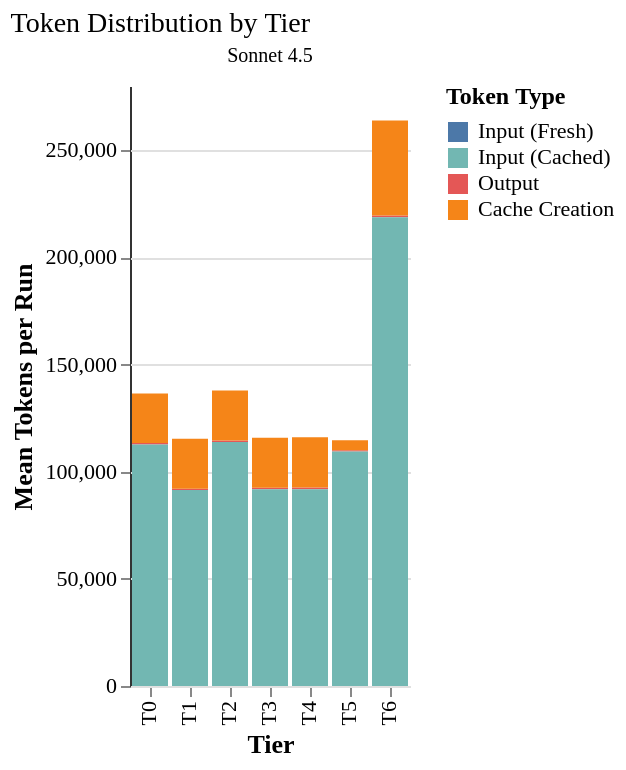

Write the Vega-Lite specification saved for this chart.
### Vega-Lite specification from a JSON file in a GitHub repository (floating-point values rounded to 4 significant figures)
{"config": {"font": "serif", "axis": {"labelFontSize": 11, "titleFontSize": 13, "gridColor": "#e0e0e0", "domainColor": "#333333"}, "legend": {"labelFontSize": 11, "titleFontSize": 12}, "title": {"fontSize": 14, "anchor": "start", "fontWeight": "normal"}, "view": {"stroke": null, "continuousWidth": 400, "continuousHeight": 300}, "mark": {"tooltip": true}}, "data": {"name": "data-61aa0fb9c8ae6e1f0aa7a4c8d433e540"}, "facet": {"column": {"field": "agent_model", "title": null, "type": "nominal"}}, "spec": {"mark": {"type": "bar"}, "encoding": {"color": {"field": "token_type_label", "scale": {"domain": ["Input (Fresh)", "Input (Cached)", "Output", "Cache Creation"], "range": ["#4C78A8", "#72B7B2", "#E45756", "#F58518"]}, "title": "Token Type", "type": "nominal"}, "order": {"field": "token_type_order", "type": "quantitative"}, "tooltip": [{"field": "tier", "title": "Tier", "type": "ordinal"}, {"field": "token_type_label", "title": "Token Type", "type": "nominal"}, {"field": "tokens", "format": ",d", "title": "Mean Tokens", "type": "quantitative"}], "x": {"field": "tier", "sort": ["T0", "T1", "T2", "T3", "T4", "T5", "T6"], "title": "Tier", "type": "ordinal"}, "y": {"field": "tokens", "title": "Mean Tokens per Run", "type": "quantitative"}}}, "title": "Token Distribution by Tier", "$schema": "https://vega.github.io/schema/vega-lite/v6.1.0.json", "datasets": {"data-61aa0fb9c8ae6e1f0aa7a4c8d433e540": [{"agent_model": "Sonnet 4.5", "tier": "T0", "token_type": "input_tokens", "tokens": 29.0, "token_type_label": "Input (Fresh)", "token_type_order": 0}, {"agent_model": "Sonnet 4.5", "tier": "T1", "token_type": "input_tokens", "tokens": 25.0, "token_type_label": "Input (Fresh)", "token_type_order": 0}, {"agent_model": "Sonnet 4.5", "tier": "T2", "token_type": "input_tokens", "tokens": 29.0, "token_type_label": "Input (Fresh)", "token_type_order": 0}, {"agent_model": "Sonnet 4.5", "tier": "T3", "token_type": "input_tokens", "tokens": 25.0, "token_type_label": "Input (Fresh)", "token_type_order": 0}, {"agent_model": "Sonnet 4.5", "tier": "T4", "token_type": "input_tokens", "tokens": 23.0, "token_type_label": "Input (Fresh)", "token_type_order": 0}, {"agent_model": "Sonnet 4.5", "tier": "T5", "token_type": "input_tokens", "tokens": 26.0, "token_type_label": "Input (Fresh)", "token_type_order": 0}, {"agent_model": "Sonnet 4.5", "tier": "T6", "token_type": "input_tokens", "tokens": 29.0, "token_type_label": "Input (Fresh)", "token_type_order": 0}, {"agent_model": "Sonnet 4.5", "tier": "T0", "token_type": "output_tokens", "tokens": 656.0, "token_type_label": "Output", "token_type_order": 2}, {"agent_model": "Sonnet 4.5", "tier": "T1", "token_type": "output_tokens", "tokens": 558.0, "token_type_label": "Output", "token_type_order": 2}, {"agent_model": "Sonnet 4.5", "tier": "T2", "token_type": "output_tokens", "tokens": 711.0, "token_type_label": "Output", "token_type_order": 2}, {"agent_model": "Sonnet 4.5", "tier": "T3", "token_type": "output_tokens", "tokens": 668.0, "token_type_label": "Output", "token_type_order": 2}, {"agent_model": "Sonnet 4.5", "tier": "T4", "token_type": "output_tokens", "tokens": 725.0, "token_type_label": "Output", "token_type_order": 2}, {"agent_model": "Sonnet 4.5", "tier": "T5", "token_type": "output_tokens", "tokens": 625.0, "token_type_label": "Output", "token_type_order": 2}, {"agent_model": "Sonnet 4.5", "tier": "T6", "token_type": "output_tokens", "tokens": 722.0, "token_type_label": "Output", "token_type_order": 2}, {"agent_model": "Sonnet 4.5", "tier": "T0", "token_type": "cache_creation_tokens", "tokens": 23110.0, "token_type_label": "Cache Creation", "token_type_order": 3}, {"agent_model": "Sonnet 4.5", "tier": "T1", "token_type": "cache_creation_tokens", "tokens": 23270.0, "token_type_label": "Cache Creation", "token_type_order": 3}, {"agent_model": "Sonnet 4.5", "tier": "T2", "token_type": "cache_creation_tokens", "tokens": 23350.0, "token_type_label": "Cache Creation", "token_type_order": 3}, {"agent_model": "Sonnet 4.5", "tier": "T3", "token_type": "cache_creation_tokens", "tokens": 23350.0, "token_type_label": "Cache Creation", "token_type_order": 3}, {"agent_model": "Sonnet 4.5", "tier": "T4", "token_type": "cache_creation_tokens", "tokens": 23560.0, "token_type_label": "Cache Creation", "token_type_order": 3}, {"agent_model": "Sonnet 4.5", "tier": "T5", "token_type": "cache_creation_tokens", "tokens": 4629.0, "token_type_label": "Cache Creation", "token_type_order": 3}, {"agent_model": "Sonnet 4.5", "tier": "T6", "token_type": "cache_creation_tokens", "tokens": 44340.0, "token_type_label": "Cache Creation", "token_type_order": 3}, {"agent_model": "Sonnet 4.5", "tier": "T0", "token_type": "cache_read_tokens", "tokens": 112700.0, "token_type_label": "Input (Cached)", "token_type_order": 1}, {"agent_model": "Sonnet 4.5", "tier": "T1", "token_type": "cache_read_tokens", "tokens": 91480.0, "token_type_label": "Input (Cached)", "token_type_order": 1}, {"agent_model": "Sonnet 4.5", "tier": "T2", "token_type": "cache_read_tokens", "tokens": 113900.0, "token_type_label": "Input (Cached)", "token_type_order": 1}, {"agent_model": "Sonnet 4.5", "tier": "T3", "token_type": "cache_read_tokens", "tokens": 91770.0, "token_type_label": "Input (Cached)", "token_type_order": 1}, {"agent_model": "Sonnet 4.5", "tier": "T4", "token_type": "cache_read_tokens", "tokens": 91830.0, "token_type_label": "Input (Cached)", "token_type_order": 1}, {"agent_model": "Sonnet 4.5", "tier": "T5", "token_type": "cache_read_tokens", "tokens": 109400.0, "token_type_label": "Input (Cached)", "token_type_order": 1}, {"agent_model": "Sonnet 4.5", "tier": "T6", "token_type": "cache_read_tokens", "tokens": 218800.0, "token_type_label": "Input (Cached)", "token_type_order": 1}]}}
